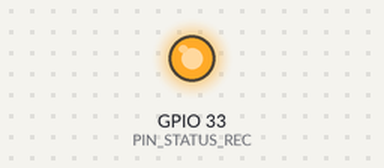
Recording of a sketch running on a simulated ESP32. Shown: output pins drawn as LEDs (lit = HIGH). Storage starts empty; the camera gives no picture; what the sketch prints to the serial monitor is not drawn.

Above: at 0.4 s.
Timing chart, 0 to 1.9 s (numbered marks = the images above):
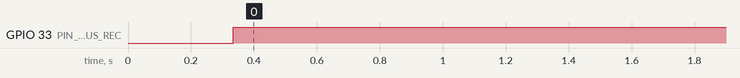

The sketch:

esp32cam_recorder.ino
```cpp
/*  ESP32-CAM long-exposure recorder – rev E5  (Aug 2025)
    ------------------------------------------------------
    • Manual 1.3 s shutter, 128× analogue gain
    • SVGA 800×600 JPEG, 1 fps, 2 frame-buffers
    • AVI header written twice + patched after EVERY frame
    • Survives power loss (no 228-byte files)
    • Settings overridable via /config.txt on the SD card
*/

#include <Arduino.h>
#include <WiFi.h>
#include "esp_wifi.h"
#include <FS.h>
#include <SD_MMC.h>
#include <esp_camera.h>

/* ───────── types visible to auto-prototypes ───────── */
struct ResInfo { framesize_t fs; uint16_t w, h; };
struct RecSettings {
  float   exposure   = 1.3f;
  uint8_t gain       = 30;
  int8_t  brightness = 0;
  uint8_t fps        = 1;
  uint32_t duration  = 300;
  String  res        = "SVGA";
};

/* ───────── forward declarations ───────── */
static void     disableWireless();
static bool     readConfig(RecSettings&);
static ResInfo  resFromString(const String&);
static String   nextFilename();
static bool     initCamera(const RecSettings&, uint16_t&, uint16_t&, framesize_t&);
static bool     recordClip(const RecSettings&);

/* ───────── status LED ───────── */
#define PIN_STATUS_REC 33    // on-board white LED

/* ───────── disable Wi-Fi / BT ───────── */
static void disableWireless() { btStop(); WiFi.mode(WIFI_OFF); esp_wifi_stop(); }

/* ───────── read /config.txt (optional) ───────── */
static bool readConfig(RecSettings &cfg) {
  File f = SD_MMC.open("/config.txt", "r");
  if (!f) return false;
  while (f.available()) {
    String ln = f.readStringUntil('\n'); ln.trim();
    if (!ln.length() || ln[0]=='#') continue;
    int eq = ln.indexOf('='); if (eq < 1) continue;
    String k = ln.substring(0,eq); k.trim();
    String v = ln.substring(eq+1); v.trim();
    if      (k.equalsIgnoreCase("exposure"))   cfg.exposure   = v.toFloat();
    else if (k.equalsIgnoreCase("gain"))       cfg.gain       = v.toInt();
    else if (k.equalsIgnoreCase("brightness")) cfg.brightness = v.toInt();
    else if (k.equalsIgnoreCase("framerate"))  cfg.fps        = v.toInt();
    else if (k.equalsIgnoreCase("duration"))   cfg.duration   = v.toInt();
    else if (k.equalsIgnoreCase("resolution")) cfg.res        = v;
  }
  f.close(); return true;
}

/* ───────── map resolution string → frame-size enum ───────── */
static ResInfo resFromString(const String &k) {
  if (k.equalsIgnoreCase("SVGA")) return {FRAMESIZE_SVGA, 800, 600};
  if (k.equalsIgnoreCase("VGA"))  return {FRAMESIZE_VGA , 640, 480};
  return                           {FRAMESIZE_QVGA,     320, 240};
}

/* ───────── compact MJPEG-AVI writer ───────── */
class AviWriter {
  File     f;
  uint32_t moviStart = 0;
  uint32_t frames    = 0;
  uint16_t width, height;
  uint32_t uspf;
public:
  bool begin(File file, uint16_t fps, uint16_t w, uint16_t h);
  void addFrame(const uint8_t *buf, uint32_t len);
  void end();
private:
  void patch();
  void writeIdx();
};

bool AviWriter::begin(File file, uint16_t fps, uint16_t w, uint16_t h) {
  f = file; if (!f) return false;
  width = w; height = h; uspf = 1'000'000UL / fps;

  struct __attribute__((packed)) HDR {
    char RIFF[4]={'R','I','F','F'}; uint32_t riff_sz=0; char AVI_[4]={'A','V','I',' '};
    char LIST_hdrl[4]={'L','I','S','T'}; uint32_t hdrl_sz=0xC4; char hdrl_ty[4]={'h','d','r','l'};
    char avih[4]={'a','v','i','h'}; uint32_t avih_sz=0x38;
    uint32_t us_pf; uint32_t max_bps; uint32_t pad=0; uint32_t flags=0x10;
    uint32_t tot_fr=0; uint32_t init_fr=0; uint32_t streams=1; uint32_t buf_sug=0;
    uint32_t w; uint32_t h; uint32_t rsv[4]={0};
    char LIST_strl[4]={'L','I','S','T'}; uint32_t strl_sz=0x7C; char strl_ty[4]={'s','t','r','l'};
    char strh[4]={'s','t','r','h'}; uint32_t strh_sz=0x38;
    char fcc_type[4]={'v','i','d','s'}; char fcc_hdlr[4]={'M','J','P','G'};
    uint32_t flags2=0; uint16_t prio=0, lang=0; uint32_t init_fr2=0;
    uint32_t scale; uint32_t rate; uint32_t start=0; uint32_t length=0;
    uint32_t buf_sug2=0; uint32_t quality=0xFFFFFFFF; uint32_t sample_sz=0;
    int16_t rcL=0, rcT=0, rcR, rcB;
    char strf[4]={'s','t','r','f'}; uint32_t strf_sz=0x28;
    uint32_t bi_size=40; int32_t bi_w; int32_t bi_h; uint16_t planes=1;
    uint16_t bit_cnt=24; uint32_t compress=0x47504A4D; uint32_t bi_sz_img=0;
    int32_t xppm=0, yppm=0; uint32_t clr_used=0, clr_imp=0;
    char LIST_movi[4]={'L','I','S','T'}; uint32_t movi_sz=0; char movi_ty[4]={'m','o','v','i'};
  } hdr;

  hdr.us_pf = uspf; hdr.max_bps = 1024*1024;
  hdr.w = hdr.rcR = width; hdr.h = hdr.rcB = height;
  hdr.scale = uspf; hdr.rate  = 1'000'000;
  hdr.bi_w  = width; hdr.bi_h = height;

  /* write header twice (redundancy) */
  f.write((uint8_t*)&hdr, sizeof(hdr)); f.flush();
  f.write((uint8_t*)&hdr, sizeof(hdr)); f.flush();

  moviStart = f.position();
  return true;
}

void AviWriter::patch() {
  uint32_t fs = f.size(), movi = fs - moviStart;
  f.seek(4);   f.write((uint8_t*)&fs,4);
  f.seek(48);  f.write((uint8_t*)&frames,4);
  f.seek(140); f.write((uint8_t*)&frames,4);
  f.seek(moviStart-8); f.write((uint8_t*)&movi,4);
  f.flush();
}

void AviWriter::addFrame(const uint8_t *buf, uint32_t len) {
  static const uint8_t tag[4]={'0','0','d','c'};
  f.write(tag,4); f.write((uint8_t*)&len,4);
  f.write(buf,len); if(len&1) f.write((uint8_t)0);
  frames++; patch();                 // patch EVERY frame
}

void AviWriter::writeIdx() {
  uint32_t idx_sz = frames*16;
  static const uint8_t tag_idx1[4]={'i','d','x','1'};
  static const uint8_t tag_00dc[4]={'0','0','d','c'};
  f.write(tag_idx1,4); f.write((uint8_t*)&idx_sz,4);

  uint32_t off = moviStart + 4;
  f.seek(moviStart);
  for(uint32_t i=0;i<frames;i++){
    f.write(tag_00dc,4); uint32_t fl=0x10; f.write((uint8_t*)&fl,4);
    f.write((uint8_t*)&off,4);
    f.seek(off+4); uint32_t len; f.read((uint8_t*)&len,4);
    f.write((uint8_t*)&len,4);
    off += 8 + len + (len&1);
  }
  f.flush();
}

void AviWriter::end() { patch(); writeIdx(); }

/* ---------- camera init ---------- */
static bool initCamera(const RecSettings &cfg,
                       uint16_t &w, uint16_t &h, framesize_t &fs)
{
  ResInfo ri = resFromString(cfg.res);
  w = ri.w; h = ri.h; fs = ri.fs;

  camera_config_t c = {
    .pin_pwdn=32,.pin_reset=-1,.pin_xclk=0,
    .pin_sscb_sda=26,.pin_sscb_scl=27,
    .pin_d7=35,.pin_d6=34,.pin_d5=39,.pin_d4=36,
    .pin_d3=21,.pin_d2=19,.pin_d1=18,.pin_d0=5,
    .pin_vsync=25,.pin_href=23,.pin_pclk=22,
    .xclk_freq_hz=20'000'000,
    .pixel_format=PIXFORMAT_JPEG,
    .frame_size=fs,
    .jpeg_quality=15,
    .fb_count=2
  };
  if (esp_camera_init(&c)!=ESP_OK) return false;

  sensor_t *s = esp_camera_sensor_get();
  s->set_whitebal   (s, 0);
  s->set_awb_gain   (s, 0);
  s->set_gain_ctrl  (s, 0);
  s->set_exposure_ctrl(s, 0);
  s->set_aec2       (s, 0);
  s->set_ae_level   (s, 0);
  s->set_aec_value  (s, 0xFFF0);          // ~1.3 s
  s->set_gainceiling(s, GAINCEILING_128X);
  s->set_agc_gain   (s, cfg.gain);
  s->set_brightness (s, cfg.brightness);
  /* stay in JPEG mode — do NOT call set_pixformat */
  return true;
}

/* ---------- filename helper ---------- */
static String nextFilename() {
  char buf[24]; uint16_t idx=1;
  while(true){
    sprintf(buf,"/recording_%04u.avi",idx);
    if(!SD_MMC.exists(buf)) return String(buf);
    idx++;
  }
}

/* ---------- record one clip ---------- */
static bool recordClip(const RecSettings &cfg) {
  uint16_t w,h; framesize_t fs;
  if(!initCamera(cfg,w,h,fs)){ Serial.println("Cam init failed"); return false; }

  File vf = SD_MMC.open(nextFilename(), FILE_WRITE);
  if(!vf){ Serial.println("Open file failed"); return false; }

  AviWriter avi;
  if(!avi.begin(vf,cfg.fps,w,h)){ Serial.println("AVI begin failed"); return false; }

  Serial.println("Recording…");
  digitalWrite(PIN_STATUS_REC, HIGH);

  uint32_t start=millis(), frameInt=1000UL/cfg.fps;
  while(cfg.duration==0 || millis()-start < cfg.duration*1000UL) {
    uint32_t t0=millis();
    camera_fb_t *fb = esp_camera_fb_get();
    if(fb){ avi.addFrame(fb->buf, fb->len); esp_camera_fb_return(fb); }
    uint32_t spent = millis()-t0; if(spent<frameInt) delay(frameInt-spent);
  }

  avi.end(); vf.flush(); delay(50);   // insure last sector written
  vf.close();
  digitalWrite(PIN_STATUS_REC, LOW);
  esp_camera_deinit();
  Serial.println("Clip finished ✅");
  return true;
}

/* ---------- Arduino skeleton ---------- */
void setup() {
  Serial.begin(115200);
  pinMode(PIN_STATUS_REC, OUTPUT); digitalWrite(PIN_STATUS_REC, LOW);
  disableWireless();

  if(!SD_MMC.begin()){ Serial.println("SD init failed"); return; }
  Serial.println("[ESP32-CAM Recorder – revE5] SD OK");

  RecSettings cfg; readConfig(cfg);
  Serial.printf("exp=%.2fs gain=%d fps=%d dur=%us res=%s\n",
                cfg.exposure,cfg.gain,cfg.fps,cfg.duration,cfg.res.c_str());

  recordClip(cfg);
}
void loop(){}
```

Measured:
- by itself, GPIO 33 (PIN_STATUS_REC): LOW → HIGH at 0.33 s
